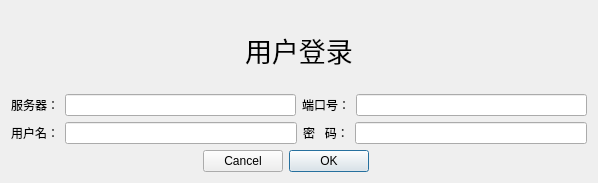
<?xml version="1.0" encoding="UTF-8"?>
<ui version="4.0">
 <class>Login</class>
 <widget class="QDialog" name="Login">
  <property name="geometry">
   <rect>
    <x>0</x>
    <y>0</y>
    <width>598</width>
    <height>183</height>
   </rect>
  </property>
  <property name="windowTitle">
   <string>Dialog</string>
  </property>
  <layout class="QVBoxLayout" name="verticalLayout">
   <item>
    <layout class="QHBoxLayout" name="horizontalLayout_3">
     <item>
      <spacer name="horizontalSpacer">
       <property name="orientation">
        <enum>Qt::Horizontal</enum>
       </property>
       <property name="sizeHint" stdset="0">
        <size>
         <width>40</width>
         <height>20</height>
        </size>
       </property>
      </spacer>
     </item>
     <item>
      <widget class="QLabel" name="label">
       <property name="font">
        <font>
         <pointsize>20</pointsize>
        </font>
       </property>
       <property name="text">
        <string>用户登录</string>
       </property>
      </widget>
     </item>
     <item>
      <spacer name="horizontalSpacer_2">
       <property name="orientation">
        <enum>Qt::Horizontal</enum>
       </property>
       <property name="sizeHint" stdset="0">
        <size>
         <width>40</width>
         <height>20</height>
        </size>
       </property>
      </spacer>
     </item>
    </layout>
   </item>
   <item>
    <layout class="QHBoxLayout" name="horizontalLayout">
     <item>
      <widget class="QLabel" name="label_2">
       <property name="text">
        <string>服务器：</string>
       </property>
      </widget>
     </item>
     <item>
      <widget class="QLineEdit" name="ServerEdit"/>
     </item>
     <item>
      <widget class="QLabel" name="label_3">
       <property name="text">
        <string>端口号：</string>
       </property>
      </widget>
     </item>
     <item>
      <widget class="QLineEdit" name="portEdit"/>
     </item>
    </layout>
   </item>
   <item>
    <layout class="QHBoxLayout" name="horizontalLayout_2">
     <item>
      <widget class="QLabel" name="label_4">
       <property name="text">
        <string>用户名：</string>
       </property>
      </widget>
     </item>
     <item>
      <widget class="QLineEdit" name="usernameEdit"/>
     </item>
     <item>
      <widget class="QLabel" name="label_5">
       <property name="text">
        <string>密   码：</string>
       </property>
      </widget>
     </item>
     <item>
      <widget class="QLineEdit" name="passwordEdit"/>
     </item>
    </layout>
   </item>
   <item>
    <layout class="QHBoxLayout" name="horizontalLayout_4">
     <item>
      <spacer name="horizontalSpacer_3">
       <property name="orientation">
        <enum>Qt::Horizontal</enum>
       </property>
       <property name="sizeHint" stdset="0">
        <size>
         <width>40</width>
         <height>20</height>
        </size>
       </property>
      </spacer>
     </item>
     <item>
      <widget class="QDialogButtonBox" name="buttonbox">
       <property name="layoutDirection">
        <enum>Qt::RightToLeft</enum>
       </property>
       <property name="standardButtons">
        <set>QDialogButtonBox::Cancel|QDialogButtonBox::Ok</set>
       </property>
      </widget>
     </item>
     <item>
      <spacer name="horizontalSpacer_4">
       <property name="orientation">
        <enum>Qt::Horizontal</enum>
       </property>
       <property name="sizeHint" stdset="0">
        <size>
         <width>40</width>
         <height>20</height>
        </size>
       </property>
      </spacer>
     </item>
    </layout>
   </item>
  </layout>
 </widget>
 <resources/>
 <connections/>
</ui>
